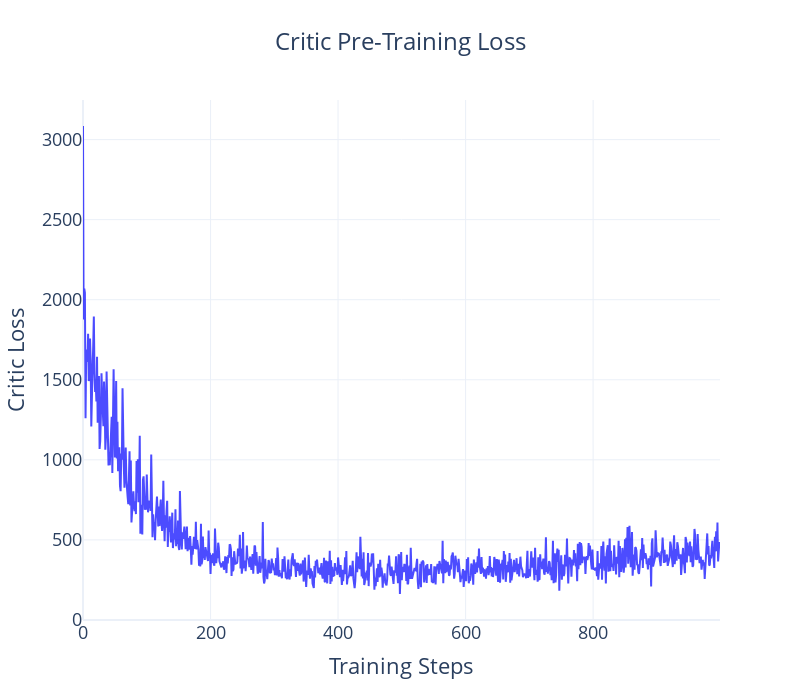
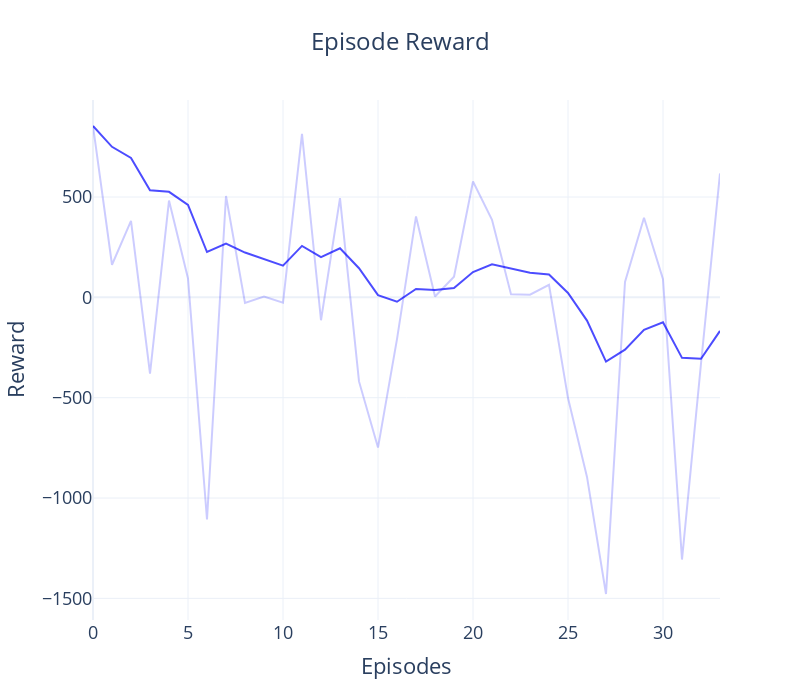

Write notebook code for charts like these, in order.
### Code cell
import os
import pandas as pd
import plotly.graph_objects as go
import numpy as np
from scipy.ndimage import gaussian_filter1d

def ema_smooth(data, alpha=0.6):
    smoothed = np.zeros_like(data)
    smoothed[0] = data[0]
    for t in range(1, len(data)):
        smoothed[t] = alpha * data[t] + (1 - alpha) * smoothed[t - 1]
    return smoothed



def plot_interactive(title, y_data, labels, x_axis_label, y_axis_label, smooth_window=None):
    fig = go.Figure()
    for data, label in zip(y_data, labels):
        steps = list(range(len(data)))
        if smooth_window is not None:
            smoothed_data = ema_smooth(data, smooth_window)
            fig.add_trace(go.Scatter(x=steps, y=smoothed_data, mode='lines', line=dict(color='rgba(0, 0, 255, 0.7)')))
            fig.add_trace(go.Scatter(x=steps, y=data, mode='lines', line=dict(color='rgba(0, 0, 255, 0.2)'))) # No markers
        else:
            fig.add_trace(go.Scatter(x=steps, y=data, mode='lines', line=dict(color='rgba(0, 0, 255, 0.7)'))) 

    fig.update_layout(
        title={
            'text': title,  # Title text
            'x': 0.5,  # Center the title horizontally
            'xanchor': 'center',  # Anchor the title to the center
            'font': {'size': 24},  # Increase title font size
        },
        xaxis_title=x_axis_label,
        yaxis_title=y_axis_label,
        hovermode="x",
        width=800,  # Set the figure width (in pixels)
        height=700,
        template="plotly_white",  # Light mode
        
      
        xaxis=dict(
            title=x_axis_label,
            title_font=dict(size=22),  # Increase x-axis label font size
            tickfont=dict(size=18)  # Increase x-axis tick font size
        ),
        yaxis=dict(
            title=y_axis_label,
            title_font=dict(size=22),  # Increase y-axis label font size
            tickfont=dict(size=18)  # Increase y-axis tick font size
        ),
        showlegend=False  
    )
    
    fig.show()

# Interactive plots
plot_interactive("Critic Pre-Training Loss", 
                 [pretraining_loss], 
                 ["Critic Loss"], 
                 "Training Steps",
                 "Critic Loss")

plot_interactive("Episode Reward", 
                 [rewards], 
                 ["Reward"], 
                 "Episodes",
                 "Reward", smooth_window=0.15)

### Figure 1 — Plotly figure (JSON) as saved in the notebook; plotly's stock layout.template omitted (floating-point values rounded to 4 significant figures; data arrays with more than 128 entries replaced by an {"elided": "..."} marker saying what was removed)
{"data": [{"line": {"color": "rgba(0, 0, 255, 0.7)"}, "mode": "lines", "type": "scatter", "x": {"elided": "1000 int values"}, "y": {"elided": "1000 float values"}}], "layout": {"height": 700, "hovermode": "x", "showlegend": false, "title": {"font": {"size": 24}, "text": "Critic Pre-Training Loss", "x": 0.5, "xanchor": "center"}, "width": 800, "xaxis": {"tickfont": {"size": 18}, "title": {"font": {"size": 22}, "text": "Training Steps"}}, "yaxis": {"tickfont": {"size": 18}, "title": {"font": {"size": 22}, "text": "Critic Loss"}}}}

### Figure 2 — Plotly figure (JSON) as saved in the notebook; plotly's stock layout.template omitted (floating-point values rounded to 4 significant figures)
{"data": [{"line": {"color": "rgba(0, 0, 255, 0.7)"}, "mode": "lines", "type": "scatter", "x": [0, 1, 2, 3, 4, 5, 6, 7, 8, 9, 10, 11, 12, 13, 14, 15, 16, 17, 18, 19, 20, 21, 22, 23, 24, 25, 26, 27, 28, 29, 30, 31, 32, 33], "y": [853.8, 750.1, 694.8, 533.5, 525.9, 461.0, 225.8, 267.7, 223.3, 190.3, 157.9, 256.3, 200.8, 244.8, 145.2, 11.18, -21.7, 42.03, 36.39, 46.34, 126.0, 165.1, 142.6, 123.1, 114.0, 21.63, -115.8, -320.2, -260.7, -162.0, -124.1, -301.5, -305.7, -167.3]}, {"line": {"color": "rgba(0, 0, 255, 0.2)"}, "mode": "lines", "type": "scatter", "x": [0, 1, 2, 3, 4, 5, 6, 7, 8, 9, 10, 11, 12, 13, 14, 15, 16, 17, 18, 19, 20, 21, 22, 23, 24, 25, 26, 27, 28, 29, 30, 31, 32, 33], "y": [853.8, 162.5, 381.4, -380.5, 482.5, 93.77, -1107.0, 504.9, -28.18, 3.511, -26.21, 814.4, -114.1, 494.3, -418.9, -748.6, -208.0, 403.2, 4.451, 102.7, 577.5, 386.3, 15.37, 12.93, 62.19, -501.8, -894.8, -1478.0, 76.62, 397.0, 90.4, -1306.0, -329.9, 617.4]}], "layout": {"height": 700, "hovermode": "x", "showlegend": false, "title": {"font": {"size": 24}, "text": "Episode Reward", "x": 0.5, "xanchor": "center"}, "width": 800, "xaxis": {"tickfont": {"size": 18}, "title": {"font": {"size": 22}, "text": "Episodes"}}, "yaxis": {"tickfont": {"size": 18}, "title": {"font": {"size": 22}, "text": "Reward"}}}}
